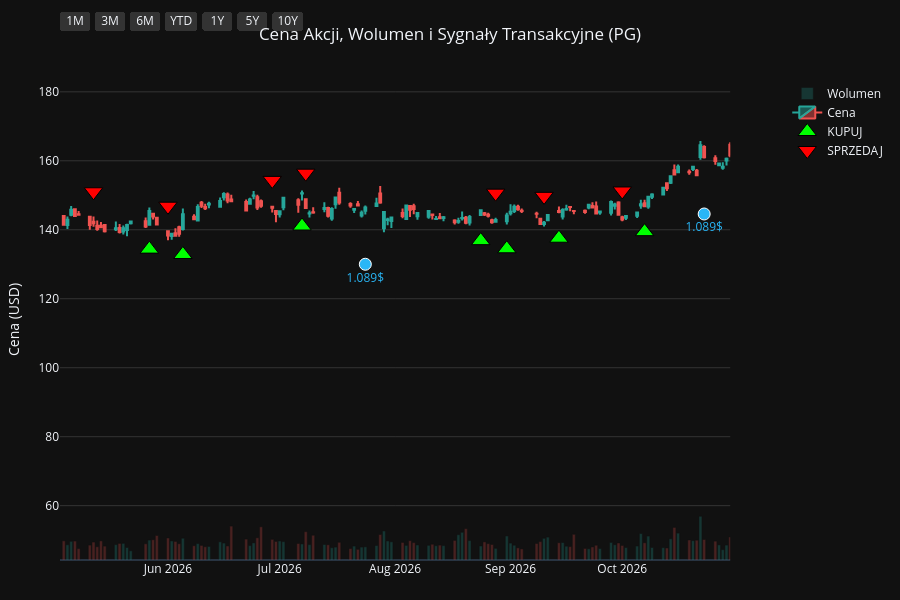
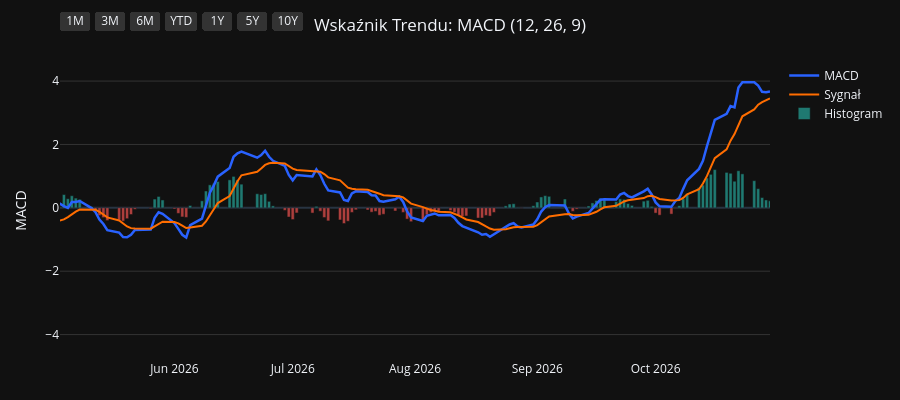
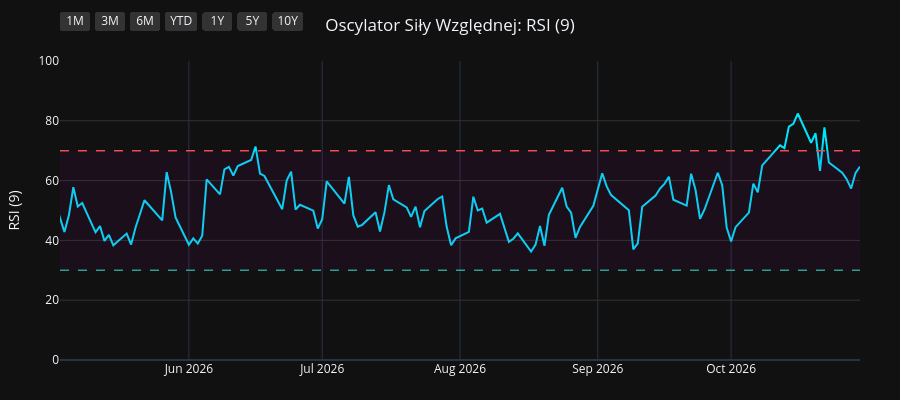
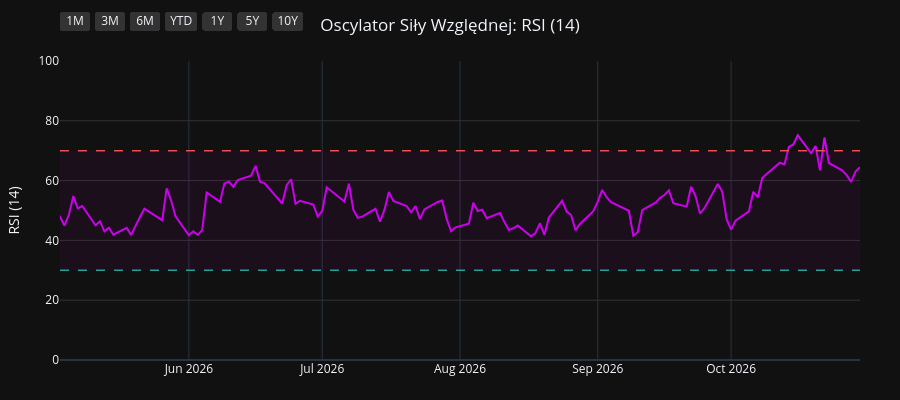

Notebook source saved alongside these figures, in order:
### Code cell
import os
import yfinance as yf
import pandas as pd
import pandas_ta as ta
import plotly.graph_objects as go
from plotly.subplots import make_subplots

# 1. Pobranie i przygotowanie danych
symbol = os.environ.get("STOCK_TICKER", "").strip().upper()
if not symbol:
    raise RuntimeError("Set STOCK_TICKER before running price_extractor.ipynb")
df = yf.Ticker(symbol).history(period="10y")
df.index = df.index.tz_localize(None)

# Wskaźniki i sygnały
df.ta.macd(fast=12, slow=26, signal=9, append=True)
df.ta.rsi(length=9, append=True)
df.ta.rsi(length=14, append=True)
df.ta.rsi(length=21, append=True)
df.dropna(inplace=True)

macd = df['MACD_12_26_9']
signal = df['MACDs_12_26_9']
wczorajszy_macd = macd.shift(1)
wczorajszy_signal = signal.shift(1)

df['Decyzja'] = 'BRAK'
df.loc[(macd > signal) & (wczorajszy_macd <= wczorajszy_signal), 'Decyzja'] = 'KUPUJ'
df.loc[(macd < signal) & (wczorajszy_macd >= wczorajszy_signal), 'Decyzja'] = 'SPRZEDAJ'

df_kupuj = df[df['Decyzja'] == 'KUPUJ']
df_sprzedaj = df[df['Decyzja'] == 'SPRZEDAJ']
df_dywidendy = df[df['Dividends'] > 0]
df_splity = df[df['Stock Splits'] > 0]

# Wspólna konfiguracja osi X
konfiguracja_osi_x = dict(
    type="date",
    showspikes=True, spikemode="across", spikesnap="cursor", spikedash="dot", spikecolor="#ffffff", spikethickness=1, hoverformat="%Y-%m-%d",
    rangeselector=dict(
        buttons=list([
            dict(count=1, label="1M", step="month", stepmode="backward"),
            dict(count=3, label="3M", step="month", stepmode="backward"),
            dict(count=6, label="6M", step="month", stepmode="backward"),
            dict(count=1, label="YTD", step="year", stepmode="todate"),
            dict(count=1, label="1Y", step="year", stepmode="backward"),
            dict(count=5, label="5Y", step="year", stepmode="backward"),
            dict(step="all", label="10Y")
        ]),
        bgcolor="#333333", activecolor="#2962ff", x=0, y=1.1
    )
)

# ==========================================
# WYKRES 1: CENA + WOLUMEN + SYGNAŁY
# ==========================================
fig1 = make_subplots(specs=[[{"secondary_y": True}]])

kolory_wolumenu = ['#26a69a' if row['Close'] >= row['Open'] else '#ef5350' for index, row in df.iterrows()]
fig1.add_trace(go.Bar(x=df.index, y=df['Volume'], marker_color=kolory_wolumenu, opacity=0.25, name='Wolumen'), secondary_y=True)
fig1.add_trace(go.Candlestick(x=df.index, open=df['Open'], high=df['High'], low=df['Low'], close=df['Close'], name='Cena', increasing_line_color='#26a69a', decreasing_line_color='#ef5350'), secondary_y=False)
fig1.add_trace(go.Scatter(x=df_kupuj.index, y=df_kupuj['Low'] * 0.95, customdata=df_kupuj[['Low', 'High']], mode='markers', marker=dict(symbol='triangle-up', size=16, color='#00ff00', line=dict(width=1, color='black')), name='KUPUJ', hovertemplate='KUPUJ<br>Najniższa: %{customdata[0]:.2f}<br>Najwyższa: %{customdata[1]:.2f}<extra></extra>'), secondary_y=False)
fig1.add_trace(go.Scatter(x=df_sprzedaj.index, y=df_sprzedaj['High'] * 1.05, customdata=df_sprzedaj[['Low', 'High']], mode='markers', marker=dict(symbol='triangle-down', size=16, color='#ff0000', line=dict(width=1, color='black')), name='SPRZEDAJ', hovertemplate='SPRZEDAJ<br>Najniższa: %{customdata[0]:.2f}<br>Najwyższa: %{customdata[1]:.2f}<extra></extra>'), secondary_y=False)

if not df_dywidendy.empty:
    fig1.add_trace(go.Scatter(x=df_dywidendy.index, y=df_dywidendy['Low'] * 0.90, mode='markers+text', marker=dict(symbol='circle', size=12, color='#29b6f6', line=dict(width=1, color='white')), text=df_dywidendy['Dividends'].apply(lambda x: f"{x}$"), textposition="bottom center", name='Dywidenda', showlegend=False, hovertemplate='Dywidenda: %{text}<extra></extra>', textfont=dict(color="#29b6f6")), secondary_y=False)
if not df_splity.empty:
                    fig1.add_trace(go.Scatter(x=df_splity.index, y=df_splity['High'], mode='markers+text', marker=dict(symbol='star', size=16, color='#ffee58', line=dict(width=1, color='black')), text=df_splity['Stock Splits'].apply(lambda x: f"{x:g}:1" if x >= 1 else f"1:{1 / x:g}"), textposition="top center", name='Split', hovertemplate='%{text}<extra></extra>', textfont=dict(color="#ffee58")), secondary_y=False)

fig1.update_layout(title=dict(text=f"Cena Akcji, Wolumen i Sygnały Transakcyjne ({symbol})", x=0.5, xanchor='center'), dragmode='pan', xaxis_rangeslider_visible=False, template='plotly_dark', height=600, hovermode='x unified', margin=dict(l=60, r=40, t=60, b=40))
fig1.update_xaxes(**konfiguracja_osi_x)
fig1.update_xaxes(range=[df.index.max() - pd.Timedelta(days=180), df.index.max()])
fig1.update_yaxes(title_text="Cena (USD)", secondary_y=False, gridcolor='#333333')
fig1.update_yaxes(range=[0, df['Volume'].max() * 4], showgrid=False, showticklabels=False, secondary_y=True)
fig1.show(config={'scrollZoom': True})

# ==========================================
# WYKRES 2: WSKAŹNIK MACD
# ==========================================
fig2 = go.Figure()
fig2.add_trace(go.Scatter(x=df.index, y=df['MACD_12_26_9'], line=dict(color='#2962ff', width=2.5), name='MACD'))
fig2.add_trace(go.Scatter(x=df.index, y=df['MACDs_12_26_9'], line=dict(color='#ff6d00', width=2), name='Sygnał'))
kolory_macd = ['#26a69a' if val >= 0 else '#ef5350' for val in df['MACDh_12_26_9']]
fig2.add_trace(go.Bar(x=df.index, y=df['MACDh_12_26_9'], marker_color=kolory_macd, name='Histogram', opacity=0.7))
fig2.update_layout(title=dict(text="Wskaźnik Trendu: MACD (12, 26, 9)", x=0.5, xanchor='center'), dragmode='pan', xaxis_rangeslider_visible=False, template='plotly_dark', height=400, hovermode='x unified', margin=dict(l=60, r=40, t=60, b=40))
fig2.update_xaxes(**konfiguracja_osi_x)
fig2.update_xaxes(range=[df.index.max() - pd.Timedelta(days=180), df.index.max()])
fig2.update_yaxes(title_text="MACD", gridcolor='#333333')
fig2.show(config={'scrollZoom': True})

# ==========================================
# WYKRES 3: OSCYLATOR RSI (9)
# ==========================================
fig3 = go.Figure()
fig3.add_trace(go.Scatter(x=df.index, y=df['RSI_9'], line=dict(color='#00e5ff', width=2), name='RSI (9)'))
fig3.add_hline(y=70, line_dash="dash", line_color="#ef5350", line_width=1.5)
fig3.add_hline(y=30, line_dash="dash", line_color="#26a69a", line_width=1.5)
fig3.add_hrect(y0=30, y1=70, line_width=0, fillcolor="purple", opacity=0.1)
fig3.update_layout(title=dict(text="Oscylator Siły Względnej: RSI (9)", x=0.5, xanchor='center'), dragmode='pan', xaxis_rangeslider_visible=False, template='plotly_dark', height=400, hovermode='x unified', margin=dict(l=60, r=40, t=60, b=40))
fig3.update_xaxes(**konfiguracja_osi_x)
fig3.update_xaxes(range=[df.index.max() - pd.Timedelta(days=180), df.index.max()])
fig3.update_yaxes(title_text="RSI (9)", range=[0, 100], gridcolor='#333333')
fig3.show(config={'scrollZoom': True})

# ==========================================
# WYKRES 4: OSCYLATOR RSI (14)
# ==========================================
fig4 = go.Figure()
fig4.add_trace(go.Scatter(x=df.index, y=df['RSI_14'], line=dict(color='#d500f9', width=2), name='RSI (14)'))
fig4.add_hline(y=70, line_dash="dash", line_color="#ef5350", line_width=1.5)
fig4.add_hline(y=30, line_dash="dash", line_color="#26a69a", line_width=1.5)
fig4.add_hrect(y0=30, y1=70, line_width=0, fillcolor="purple", opacity=0.1)
fig4.update_layout(title=dict(text="Oscylator Siły Względnej: RSI (14)", x=0.5, xanchor='center'), dragmode='pan', xaxis_rangeslider_visible=False, template='plotly_dark', height=400, hovermode='x unified', margin=dict(l=60, r=40, t=60, b=40))
fig4.update_xaxes(**konfiguracja_osi_x)
fig4.update_xaxes(range=[df.index.max() - pd.Timedelta(days=180), df.index.max()])
fig4.update_yaxes(title_text="RSI (14)", range=[0, 100], gridcolor='#333333')
fig4.show(config={'scrollZoom': True})

# ==========================================
# WYKRES 5: OSCYLATOR RSI (21)
# ==========================================
fig5 = go.Figure()
fig5.add_trace(go.Scatter(x=df.index, y=df['RSI_21'], line=dict(color='#64dd17', width=2), name='RSI (21)'))
fig5.add_hline(y=70, line_dash="dash", line_color="#ef5350", line_width=1.5)
fig5.add_hline(y=30, line_dash="dash", line_color="#26a69a", line_width=1.5)
fig5.add_hrect(y0=30, y1=70, line_width=0, fillcolor="purple", opacity=0.1)
fig5.update_layout(title=dict(text="Oscylator Siły Względnej: RSI (21)", x=0.5, xanchor='center'), dragmode='pan', xaxis_rangeslider_visible=False, template='plotly_dark', height=400, hovermode='x unified', margin=dict(l=60, r=40, t=60, b=40))
fig5.update_xaxes(**konfiguracja_osi_x)
fig5.update_xaxes(range=[df.index.max() - pd.Timedelta(days=180), df.index.max()])
fig5.update_yaxes(title_text="RSI (21)", range=[0, 100], gridcolor='#333333')
fig5.show(config={'scrollZoom': True})

### Figure 1 — Plotly figure (JSON) as saved in the notebook; plotly's stock layout.template omitted (floating-point values rounded to 4 significant figures; data arrays with more than 128 entries replaced by an {"elided": "..."} marker saying what was removed)
{"data": [{"marker": {"color": {"elided": "2478 str values"}}, "name": "Wolumen", "opacity": 0.25, "type": "bar", "x": {"elided": "2478 str values"}, "xaxis": "x", "y": {"elided": "2478 int values"}, "yaxis": "y2"}, {"close": {"elided": "2478 float values"}, "decreasing": {"line": {"color": "#ef5350"}}, "high": {"elided": "2478 float values"}, "increasing": {"line": {"color": "#26a69a"}}, "low": {"elided": "2478 float values"}, "name": "Cena", "open": {"elided": "2478 float values"}, "type": "candlestick", "x": {"elided": "2478 str values"}, "xaxis": "x", "yaxis": "y"}, {"customdata": {"elided": "104x2 float values"}, "hovertemplate": "KUPUJ<br>Najniższa: %{customdata[0]:.2f}<br>Najwyższa: %{customdata[1]:.2f}<extra></extra>", "marker": {"color": "#00ff00", "line": {"color": "black", "width": 1}, "size": 16, "symbol": "triangle-up"}, "mode": "markers", "name": "KUPUJ", "type": "scatter", "x": ["2017-01-05T00:00:00", "2017-01-18T00:00:00", "2017-02-15T00:00:00", "2017-04-18T00:00:00", "2017-04-25T00:00:00", "2017-05-19T00:00:00", "2017-07-18T00:00:00", "2017-09-20T00:00:00", "2017-10-13T00:00:00", "2017-11-08T00:00:00", "2018-01-22T00:00:00", "2018-02-20T00:00:00", "2018-02-22T00:00:00", "2018-03-02T00:00:00", "2018-03-28T00:00:00", "2018-05-09T00:00:00", "2018-07-27T00:00:00", "2018-08-16T00:00:00", "2018-09-19T00:00:00", "2018-10-19T00:00:00", "2018-12-14T00:00:00", "2019-01-18T00:00:00", "2019-01-23T00:00:00", "2019-03-14T00:00:00", "2019-04-08T00:00:00", "2019-04-15T00:00:00", "2019-05-16T00:00:00", "2019-06-07T00:00:00", "2019-07-03T00:00:00", "2019-07-30T00:00:00", "2019-08-16T00:00:00", "2019-08-27T00:00:00", "2019-09-26T00:00:00", "2019-10-23T00:00:00", "2019-11-19T00:00:00", "2019-11-26T00:00:00", "2020-01-15T00:00:00", "2020-02-05T00:00:00", "2020-02-21T00:00:00", "2020-03-30T00:00:00", "2020-05-28T00:00:00", "2020-07-01T00:00:00", "2020-08-25T00:00:00", "2020-10-06T00:00:00", "2020-11-06T00:00:00", "2020-11-12T00:00:00", "2020-12-17T00:00:00", "2021-02-10T00:00:00", "2021-03-08T00:00:00", "2021-05-10T00:00:00", "2021-06-28T00:00:00", "2021-08-13T00:00:00", "2021-09-14T00:00:00", "2021-10-11T00:00:00", "2021-10-26T00:00:00", "2021-12-06T00:00:00", "2022-02-03T00:00:00", "2022-03-18T00:00:00", "2022-06-02T00:00:00", "2022-06-23T00:00:00", "2022-07-25T00:00:00", "2022-08-03T00:00:00", "2022-10-17T00:00:00", "2023-02-17T00:00:00", "2023-04-21T00:00:00", "2023-06-13T00:00:00", "2023-07-20T00:00:00", "2023-09-18T00:00:00", "2023-10-16T00:00:00", "2023-11-30T00:00:00", "2023-12-28T00:00:00", "2024-02-23T00:00:00", "2024-04-19T00:00:00", "2024-06-10T00:00:00", "2024-06-18T00:00:00", "2024-07-17T00:00:00", "2024-08-05T00:00:00", "2024-08-20T00:00:00", "2024-08-30T00:00:00", "2024-10-15T00:00:00", "2024-11-13T00:00:00", "2025-01-22T00:00:00", "2025-02-21T00:00:00", "2025-04-01T00:00:00", "2025-04-14T00:00:00", "2025-05-15T00:00:00", "2025-07-02T00:00:00", "2025-07-22T00:00:00", "2025-08-11T00:00:00", "2025-09-17T00:00:00", "2025-10-20T00:00:00", "2025-11-13T00:00:00", "2025-11-18T00:00:00", "2025-12-16T00:00:00", "2026-01-12T00:00:00", "2026-02-23T00:00:00", "2026-04-08T00:00:00", "2026-05-27T00:00:00", "2026-06-05T00:00:00", "2026-07-07T00:00:00", "2026-08-24T00:00:00", "2026-08-31T00:00:00", "2026-09-14T00:00:00", "2026-10-07T00:00:00"], "xaxis": "x", "y": [61.11, 61.75, 65.56, 65.95, 65.81, 63.02, 64.34, 69.56, 68.64, 64.83, 68.32, 61.02, 60.34, 59.02, 58.67, 54.49, 60.91, 63.09, 64.21, 65.62, 74.25, 70.95, 72.97, 78.5, 80.67, 81.67, 83.66, 84.56, 87.78, 93.85, 92.9, 94.62, 97.58, 96.86, 96.3, 95.73, 99.38, 100.3, 100.8, 88.13, 92.5, 95.72, 111.6, 112.5, 116.0, 114.9, 112.4, 104.9, 102.7, 111.9, 111.1, 118.4, 120.3, 117.7, 118.0, 125.4, 135.7, 124.5, 120.4, 117.3, 121.1, 119.8, 107.0, 117.6, 133.9, 125.0, 129.2, 133.9, 126.9, 131.7, 127.3, 141.4, 136.5, 147.6, 148.4, 148.7, 149.0, 150.3, 151.7, 154.5, 149.0, 147.9, 150.1, 153.0, 150.0, 144.5, 145.6, 142.0, 140.6, 145.2, 138.7, 136.3, 134.3, 133.5, 130.8, 149.0, 131.9, 134.4, 132.8, 141.1, 136.8, 134.5, 137.6, 139.4], "yaxis": "y"}, {"customdata": {"elided": "104x2 float values"}, "hovertemplate": "SPRZEDAJ<br>Najniższa: %{customdata[0]:.2f}<br>Najwyższa: %{customdata[1]:.2f}<extra></extra>", "marker": {"color": "#ff0000", "line": {"color": "black", "width": 1}, "size": 16, "symbol": "triangle-down"}, "mode": "markers", "name": "SPRZEDAJ", "type": "scatter", "x": ["2016-12-30T00:00:00", "2017-01-10T00:00:00", "2017-02-14T00:00:00", "2017-03-02T00:00:00", "2017-04-21T00:00:00", "2017-04-26T00:00:00", "2017-06-27T00:00:00", "2017-08-23T00:00:00", "2017-09-21T00:00:00", "2017-10-20T00:00:00", "2018-01-02T00:00:00", "2018-01-23T00:00:00", "2018-02-21T00:00:00", "2018-03-01T00:00:00", "2018-03-22T00:00:00", "2018-04-19T00:00:00", "2018-07-19T00:00:00", "2018-08-10T00:00:00", "2018-08-23T00:00:00", "2018-09-25T00:00:00", "2018-11-20T00:00:00", "2018-12-17T00:00:00", "2019-01-22T00:00:00", "2019-02-25T00:00:00", "2019-04-04T00:00:00", "2019-04-10T00:00:00", "2019-04-23T00:00:00", "2019-05-22T00:00:00", "2019-06-27T00:00:00", "2019-07-23T00:00:00", "2019-08-05T00:00:00", "2019-08-23T00:00:00", "2019-09-10T00:00:00", "2019-10-02T00:00:00", "2019-11-05T00:00:00", "2019-11-22T00:00:00", "2019-12-23T00:00:00", "2020-01-31T00:00:00", "2020-02-11T00:00:00", "2020-02-24T00:00:00", "2020-04-29T00:00:00", "2020-06-24T00:00:00", "2020-08-19T00:00:00", "2020-08-26T00:00:00", "2020-10-22T00:00:00", "2020-11-09T00:00:00", "2020-11-18T00:00:00", "2021-01-13T00:00:00", "2021-02-26T00:00:00", "2021-04-14T00:00:00", "2021-05-27T00:00:00", "2021-08-11T00:00:00", "2021-08-23T00:00:00", "2021-09-16T00:00:00", "2021-10-21T00:00:00", "2021-11-30T00:00:00", "2022-01-06T00:00:00", "2022-02-07T00:00:00", "2022-05-02T00:00:00", "2022-06-09T00:00:00", "2022-07-20T00:00:00", "2022-07-29T00:00:00", "2022-08-24T00:00:00", "2022-12-15T00:00:00", "2023-04-18T00:00:00", "2023-05-04T00:00:00", "2023-07-11T00:00:00", "2023-08-14T00:00:00", "2023-09-20T00:00:00", "2023-11-20T00:00:00", "2023-12-05T00:00:00", "2024-02-12T00:00:00", "2024-02-26T00:00:00", "2024-05-23T00:00:00", "2024-06-12T00:00:00", "2024-06-25T00:00:00", "2024-07-30T00:00:00", "2024-08-15T00:00:00", "2024-08-28T00:00:00", "2024-09-18T00:00:00", "2024-10-23T00:00:00", "2024-12-09T00:00:00", "2025-02-18T00:00:00", "2025-03-12T00:00:00", "2025-04-04T00:00:00", "2025-04-24T00:00:00", "2025-06-06T00:00:00", "2025-07-09T00:00:00", "2025-07-31T00:00:00", "2025-09-15T00:00:00", "2025-09-18T00:00:00", "2025-11-04T00:00:00", "2025-11-17T00:00:00", "2025-12-04T00:00:00", "2026-01-05T00:00:00", "2026-02-19T00:00:00", "2026-03-03T00:00:00", "2026-05-12T00:00:00", "2026-06-01T00:00:00", "2026-06-29T00:00:00", "2026-07-08T00:00:00", "2026-08-28T00:00:00", "2026-09-10T00:00:00", "2026-10-01T00:00:00"], "xaxis": "x", "y": [67.6, 67.59, 71.18, 73.9, 72.59, 73.17, 72.65, 75.93, 77.44, 74.27, 75.89, 75.04, 68.05, 65.95, 64.49, 63.57, 67.09, 69.26, 70.82, 71.51, 80.16, 82.47, 79.03, 86.53, 89.3, 90.45, 90.32, 92.87, 95.66, 101.3, 101.5, 104.9, 105.8, 108.0, 105.1, 106.0, 110.6, 112.2, 111.6, 111.9, 105.0, 105.0, 122.1, 124.8, 128.5, 132.3, 127.9, 124.3, 115.0, 123.0, 126.1, 131.4, 133.3, 133.2, 130.3, 137.1, 152.5, 150.6, 151.2, 137.1, 134.6, 133.8, 138.3, 143.8, 144.3, 150.0, 142.8, 151.8, 149.2, 146.5, 148.0, 153.8, 157.3, 165.2, 164.7, 165.9, 160.5, 167.7, 169.2, 173.8, 169.2, 172.7, 165.8, 171.9, 173.6, 162.0, 166.3, 159.2, 154.0, 160.6, 161.1, 152.5, 151.0, 150.4, 144.2, 164.4, 166.7, 151.0, 146.8, 154.3, 156.4, 150.6, 149.7, 151.2], "yaxis": "y"}, {"hovertemplate": "Dywidenda: %{text}<extra></extra>", "marker": {"color": "#29b6f6", "line": {"color": "white", "width": 1}, "size": 12, "symbol": "circle"}, "mode": "markers+text", "name": "Dywidenda", "showlegend": false, "text": ["0.67$", "0.69$", "0.69$", "0.69$", "0.69$", "0.717$", "0.717$", "0.717$", "0.717$", "0.746$", "0.746$", "0.746$", "0.746$", "0.791$", "0.791$", "0.791$", "0.791$", "0.87$", "0.87$", "0.87$", "0.87$", "0.913$", "0.913$", "0.913$", "0.913$", "0.941$", "0.941$", "0.941$", "0.941$", "1.007$", "1.007$", "1.007$", "1.007$", "1.057$", "1.057$", "1.057$", "1.057$", "1.089$", "1.089$", "1.089$"], "textfont": {"color": "#29b6f6"}, "textposition": "bottom center", "type": "scatter", "x": ["2017-01-18T00:00:00", "2017-04-19T00:00:00", "2017-07-19T00:00:00", "2017-10-19T00:00:00", "2018-01-18T00:00:00", "2018-04-19T00:00:00", "2018-07-19T00:00:00", "2018-10-18T00:00:00", "2019-01-17T00:00:00", "2019-04-17T00:00:00", "2019-07-18T00:00:00", "2019-10-17T00:00:00", "2020-01-23T00:00:00", "2020-04-23T00:00:00", "2020-07-23T00:00:00", "2020-10-22T00:00:00", "2021-01-21T00:00:00", "2021-04-22T00:00:00", "2021-07-22T00:00:00", "2021-10-21T00:00:00", "2022-01-20T00:00:00", "2022-04-21T00:00:00", "2022-07-21T00:00:00", "2022-10-20T00:00:00", "2023-01-19T00:00:00", "2023-04-20T00:00:00", "2023-07-20T00:00:00", "2023-10-19T00:00:00", "2024-01-18T00:00:00", "2024-04-18T00:00:00", "2024-07-19T00:00:00", "2024-10-18T00:00:00", "2025-01-24T00:00:00", "2025-04-21T00:00:00", "2025-07-18T00:00:00", "2025-10-24T00:00:00", "2026-01-23T00:00:00", "2026-04-24T00:00:00", "2026-07-24T00:00:00", "2026-10-23T00:00:00"], "xaxis": "x", "y": [58.5, 62.37, 61.53, 64.49, 63.94, 53.4, 56.56, 58.6, 66.71, 78.33, 85.91, 87.78, 93.68, 90.04, 96.4, 108.9, 101.3, 104.8, 107.5, 110.1, 127.4, 129.9, 111.9, 102.7, 116.1, 123.5, 122.4, 122.4, 122.9, 131.3, 141.6, 143.5, 139.9, 141.7, 133.4, 132.5, 131.9, 131.0, 130.0, 144.6], "yaxis": "y"}], "layout": {"dragmode": "pan", "height": 600, "hovermode": "x unified", "margin": {"b": 40, "l": 60, "r": 40, "t": 60}, "title": {"text": "Cena Akcji, Wolumen i Sygnały Transakcyjne (PG)", "x": 0.5, "xanchor": "center"}, "xaxis": {"anchor": "y", "domain": [0.0, 0.94], "hoverformat": "%Y-%m-%d", "range": ["2026-05-03T00:00:00", "2026-10-30T00:00:00"], "rangeselector": {"activecolor": "#2962ff", "bgcolor": "#333333", "buttons": [{"count": 1, "label": "1M", "step": "month", "stepmode": "backward"}, {"count": 3, "label": "3M", "step": "month", "stepmode": "backward"}, {"count": 6, "label": "6M", "step": "month", "stepmode": "backward"}, {"count": 1, "label": "YTD", "step": "year", "stepmode": "todate"}, {"count": 1, "label": "1Y", "step": "year", "stepmode": "backward"}, {"count": 5, "label": "5Y", "step": "year", "stepmode": "backward"}, {"label": "10Y", "step": "all"}], "x": 0, "y": 1.1}, "rangeslider": {"visible": false}, "showspikes": true, "spikecolor": "#ffffff", "spikedash": "dot", "spikemode": "across", "spikesnap": "cursor", "spikethickness": 1, "type": "date"}, "yaxis": {"anchor": "x", "domain": [0.0, 1.0], "gridcolor": "#333333", "title": {"text": "Cena (USD)"}}, "yaxis2": {"anchor": "x", "overlaying": "y", "range": [0, 242483600], "showgrid": false, "showticklabels": false, "side": "right"}}}

### Figure 2 — Plotly figure (JSON) as saved in the notebook; plotly's stock layout.template omitted (floating-point values rounded to 4 significant figures; data arrays with more than 128 entries replaced by an {"elided": "..."} marker saying what was removed)
{"data": [{"line": {"color": "#2962ff", "width": 2.5}, "name": "MACD", "type": "scatter", "x": {"elided": "2478 str values"}, "y": {"elided": "2478 float values"}}, {"line": {"color": "#ff6d00", "width": 2}, "name": "Sygnał", "type": "scatter", "x": {"elided": "2478 str values"}, "y": {"elided": "2478 float values"}}, {"marker": {"color": {"elided": "2478 str values"}}, "name": "Histogram", "opacity": 0.7, "type": "bar", "x": {"elided": "2478 str values"}, "y": {"elided": "2478 float values"}}], "layout": {"dragmode": "pan", "height": 400, "hovermode": "x unified", "margin": {"b": 40, "l": 60, "r": 40, "t": 60}, "title": {"text": "Wskaźnik Trendu: MACD (12, 26, 9)", "x": 0.5, "xanchor": "center"}, "xaxis": {"hoverformat": "%Y-%m-%d", "range": ["2026-05-03T00:00:00", "2026-10-30T00:00:00"], "rangeselector": {"activecolor": "#2962ff", "bgcolor": "#333333", "buttons": [{"count": 1, "label": "1M", "step": "month", "stepmode": "backward"}, {"count": 3, "label": "3M", "step": "month", "stepmode": "backward"}, {"count": 6, "label": "6M", "step": "month", "stepmode": "backward"}, {"count": 1, "label": "YTD", "step": "year", "stepmode": "todate"}, {"count": 1, "label": "1Y", "step": "year", "stepmode": "backward"}, {"count": 5, "label": "5Y", "step": "year", "stepmode": "backward"}, {"label": "10Y", "step": "all"}], "x": 0, "y": 1.1}, "rangeslider": {"visible": false}, "showspikes": true, "spikecolor": "#ffffff", "spikedash": "dot", "spikemode": "across", "spikesnap": "cursor", "spikethickness": 1, "type": "date"}, "yaxis": {"gridcolor": "#333333", "title": {"text": "MACD"}}}}

### Figure 3 — Plotly figure (JSON) as saved in the notebook; plotly's stock layout.template omitted (floating-point values rounded to 4 significant figures; data arrays with more than 128 entries replaced by an {"elided": "..."} marker saying what was removed)
{"data": [{"line": {"color": "#00e5ff", "width": 2}, "name": "RSI (9)", "type": "scatter", "x": {"elided": "2478 str values"}, "y": {"elided": "2478 float values"}}], "layout": {"dragmode": "pan", "height": 400, "hovermode": "x unified", "margin": {"b": 40, "l": 60, "r": 40, "t": 60}, "shapes": [{"line": {"color": "#ef5350", "dash": "dash", "width": 1.5}, "type": "line", "x0": 0, "x1": 1, "xref": "x domain", "y0": 70, "y1": 70, "yref": "y"}, {"line": {"color": "#26a69a", "dash": "dash", "width": 1.5}, "type": "line", "x0": 0, "x1": 1, "xref": "x domain", "y0": 30, "y1": 30, "yref": "y"}, {"fillcolor": "purple", "line": {"width": 0}, "opacity": 0.1, "type": "rect", "x0": 0, "x1": 1, "xref": "x domain", "y0": 30, "y1": 70, "yref": "y"}], "title": {"text": "Oscylator Siły Względnej: RSI (9)", "x": 0.5, "xanchor": "center"}, "xaxis": {"hoverformat": "%Y-%m-%d", "range": ["2026-05-03T00:00:00", "2026-10-30T00:00:00"], "rangeselector": {"activecolor": "#2962ff", "bgcolor": "#333333", "buttons": [{"count": 1, "label": "1M", "step": "month", "stepmode": "backward"}, {"count": 3, "label": "3M", "step": "month", "stepmode": "backward"}, {"count": 6, "label": "6M", "step": "month", "stepmode": "backward"}, {"count": 1, "label": "YTD", "step": "year", "stepmode": "todate"}, {"count": 1, "label": "1Y", "step": "year", "stepmode": "backward"}, {"count": 5, "label": "5Y", "step": "year", "stepmode": "backward"}, {"label": "10Y", "step": "all"}], "x": 0, "y": 1.1}, "rangeslider": {"visible": false}, "showspikes": true, "spikecolor": "#ffffff", "spikedash": "dot", "spikemode": "across", "spikesnap": "cursor", "spikethickness": 1, "type": "date"}, "yaxis": {"gridcolor": "#333333", "range": [0, 100], "title": {"text": "RSI (9)"}}}}

### Figure 4 — Plotly figure (JSON) as saved in the notebook; plotly's stock layout.template omitted (floating-point values rounded to 4 significant figures; data arrays with more than 128 entries replaced by an {"elided": "..."} marker saying what was removed)
{"data": [{"line": {"color": "#d500f9", "width": 2}, "name": "RSI (14)", "type": "scatter", "x": {"elided": "2478 str values"}, "y": {"elided": "2478 float values"}}], "layout": {"dragmode": "pan", "height": 400, "hovermode": "x unified", "margin": {"b": 40, "l": 60, "r": 40, "t": 60}, "shapes": [{"line": {"color": "#ef5350", "dash": "dash", "width": 1.5}, "type": "line", "x0": 0, "x1": 1, "xref": "x domain", "y0": 70, "y1": 70, "yref": "y"}, {"line": {"color": "#26a69a", "dash": "dash", "width": 1.5}, "type": "line", "x0": 0, "x1": 1, "xref": "x domain", "y0": 30, "y1": 30, "yref": "y"}, {"fillcolor": "purple", "line": {"width": 0}, "opacity": 0.1, "type": "rect", "x0": 0, "x1": 1, "xref": "x domain", "y0": 30, "y1": 70, "yref": "y"}], "title": {"text": "Oscylator Siły Względnej: RSI (14)", "x": 0.5, "xanchor": "center"}, "xaxis": {"hoverformat": "%Y-%m-%d", "range": ["2026-05-03T00:00:00", "2026-10-30T00:00:00"], "rangeselector": {"activecolor": "#2962ff", "bgcolor": "#333333", "buttons": [{"count": 1, "label": "1M", "step": "month", "stepmode": "backward"}, {"count": 3, "label": "3M", "step": "month", "stepmode": "backward"}, {"count": 6, "label": "6M", "step": "month", "stepmode": "backward"}, {"count": 1, "label": "YTD", "step": "year", "stepmode": "todate"}, {"count": 1, "label": "1Y", "step": "year", "stepmode": "backward"}, {"count": 5, "label": "5Y", "step": "year", "stepmode": "backward"}, {"label": "10Y", "step": "all"}], "x": 0, "y": 1.1}, "rangeslider": {"visible": false}, "showspikes": true, "spikecolor": "#ffffff", "spikedash": "dot", "spikemode": "across", "spikesnap": "cursor", "spikethickness": 1, "type": "date"}, "yaxis": {"gridcolor": "#333333", "range": [0, 100], "title": {"text": "RSI (14)"}}}}
